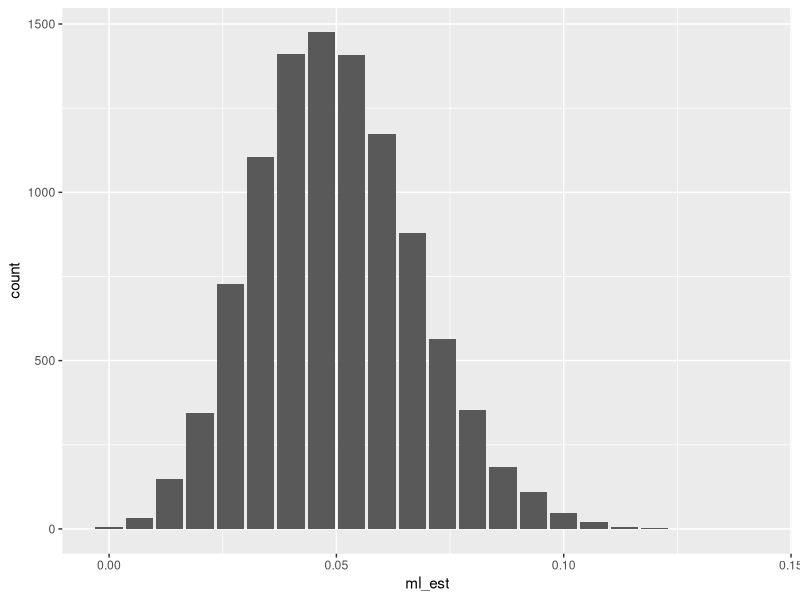
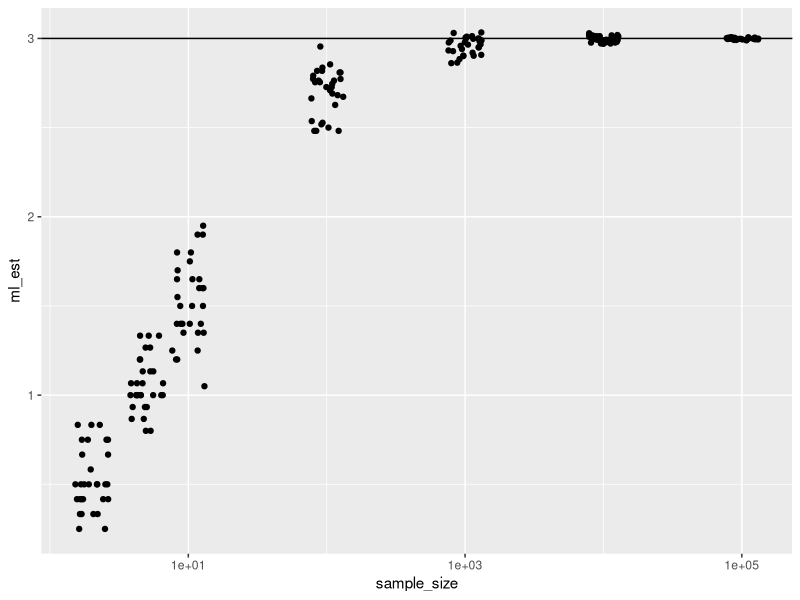
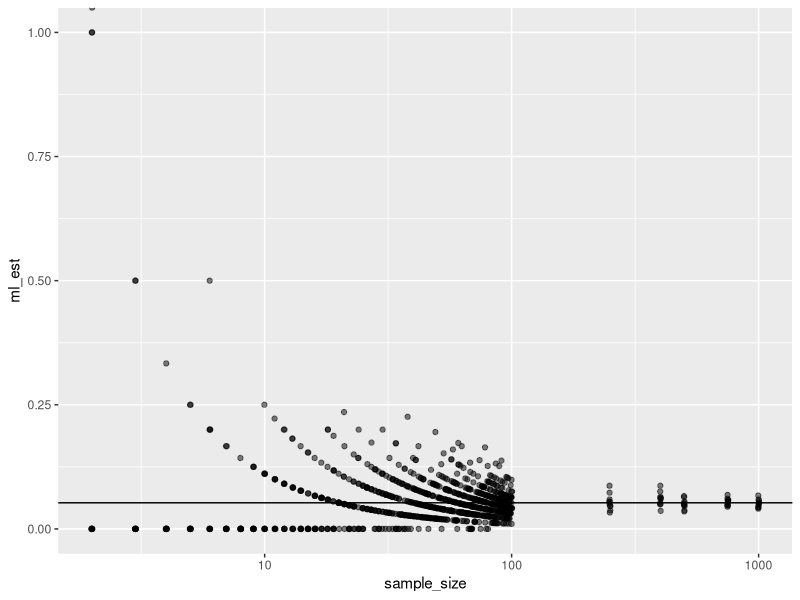
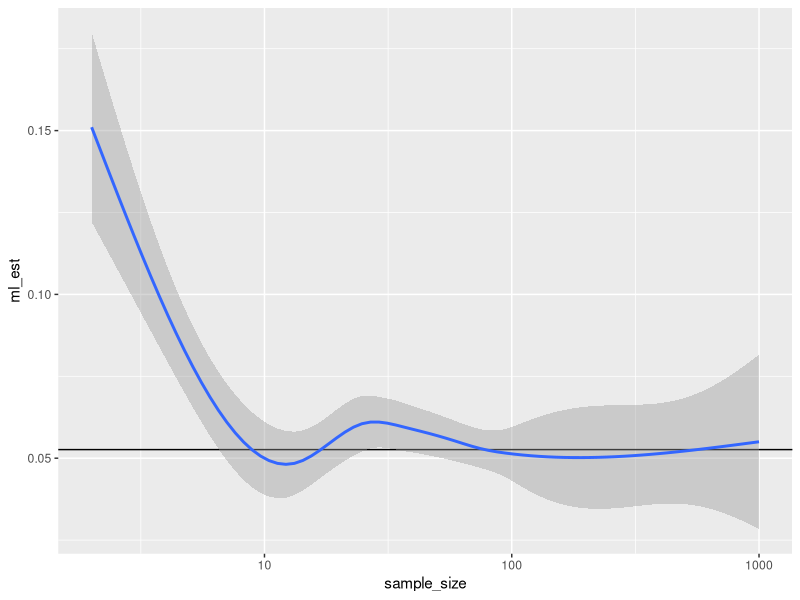

Here is the R script that generated these plots, in order:
## ---- chunk 1
library(tidyverse)
## ---- chunk 2
n_sims <- 10
ml_est <- numeric(n_sims)  # a container for the estimates
for (i in 1:n_sims) {
  y <- rbinom(150, size = 1, prob = 0.05)
  ml_est[i] <- mean(y)
}
print(ml_est, digits = 2)
## ---- chunk 3
n_sims <- 10000
ml_est <- numeric(n_sims)  # a container for the estimates
for (i in 1:n_sims) {
  y <- rbinom(150, size = 1, prob = 0.05)
  ml_est[i] <- mean(y)
}

gg_data <- data.frame(ml_est = ml_est)
ggplot(gg_data, aes(x = ml_est)) + 
  geom_bar()
## ---- chunk 4
set.seed(1234)
n_mc_sims <- 100000
pi_hat <- numeric(n_mc_sims)
for (i in 1:n_mc_sims) {
  y <- rbinom(150, size = 1, prob = 0.05)
  pi_hat[i] <- mean(y)
}

# expected value of pi-hat
mean(pi_hat)

# estimated monte carlo error
sd(pi_hat)/sqrt(n_mc_sims)
## ---- chunk 5
odds_hat <- pi_hat/(1 - pi_hat)

# actual odds
0.05/(1 - 0.05)

# expected value of odds-hat
mean(odds_hat)

# estimated monte carlo error
sd(odds_hat)/sqrt(n_mc_sims)

# the z-statistic
(mean(odds_hat) - 0.05/0.95)/(sd(odds_hat)/sqrt(n_mc_sims))
## ---- chunk 6
lambda <- 4.0      # the parameter we're trying to estimate
sample_size <- 10  # the sample size we're using in each "study"

n_mc_sims <- 10000  # the number of times we repeat the "study"
lambda_hat <- numeric(n_mc_sims)  # a container 
for (i in 1:n_mc_sims) {
  x <- rpois(sample_size, lambda = lambda)
  lambda_hat[i] <- mean(x)
}

# expected value of lambda-hat
mean(lambda_hat)

# estimated monte carlo error
sd(lambda_hat)/sqrt(n_mc_sims)
## ---- chunk 7
population <- c(1, 2, 3, 4, 5)
sample_sizes <- c(2, 5, 10, 100, 1000, 10000, 100000)
n_mc_sims <- 30  # for each sample size
results_list <- list()  # grow with each iteration; slow, but easy
for (i in 1:length(sample_sizes)) {
  ml_est_i <- numeric(n_mc_sims)
  for (j in 1:n_mc_sims) {
    x <- sample(population, sample_sizes[i], replace = TRUE)
    ml_est_i[j] <- sum(x)/(sample_sizes[i] + 10)
  }
  results_list[[i]] <- data.frame(sample_size = sample_sizes[i],
                             ml_est = ml_est_i)
}
results <- dplyr::bind_rows(results_list) 

ggplot(results, aes(x = sample_size, y = ml_est)) + 
  geom_hline(yintercept = mean(population)) + 
  geom_jitter() + 
  scale_x_log10()
## ---- chunk 8
sample_sizes <- c(2:100, 250, 400, 500, 750, 1000)
n_mc_sims <- 10  # for each sample size
results_list <- list()  # grow with each iteration; slow, but easy
for (i in 1:length(sample_sizes)) {
  ml_est_i <- numeric(n_mc_sims)
  for (j in 1:n_mc_sims) {
    x <- rbinom(sample_sizes[i], 1, prob = 0.05)
    pi_hat <- mean(x)
    ml_est_i[j] <- pi_hat/(1 - pi_hat)
  }
  results_list[[i]] <- data.frame(sample_size = sample_sizes[i],
                             ml_est = ml_est_i)
}
results <- dplyr::bind_rows(results_list) 

ggplot(results, aes(x = sample_size, y = ml_est)) + 
  geom_hline(yintercept = 0.05/(1 - 0.05)) + 
  geom_jitter(alpha = 0.5, shape = 19) + 
  scale_x_log10() 

ggplot(results, aes(x = sample_size, y = ml_est)) + 
  geom_hline(yintercept = 0.05/(1 - 0.05)) + 
  scale_x_log10() + 
  geom_smooth()
